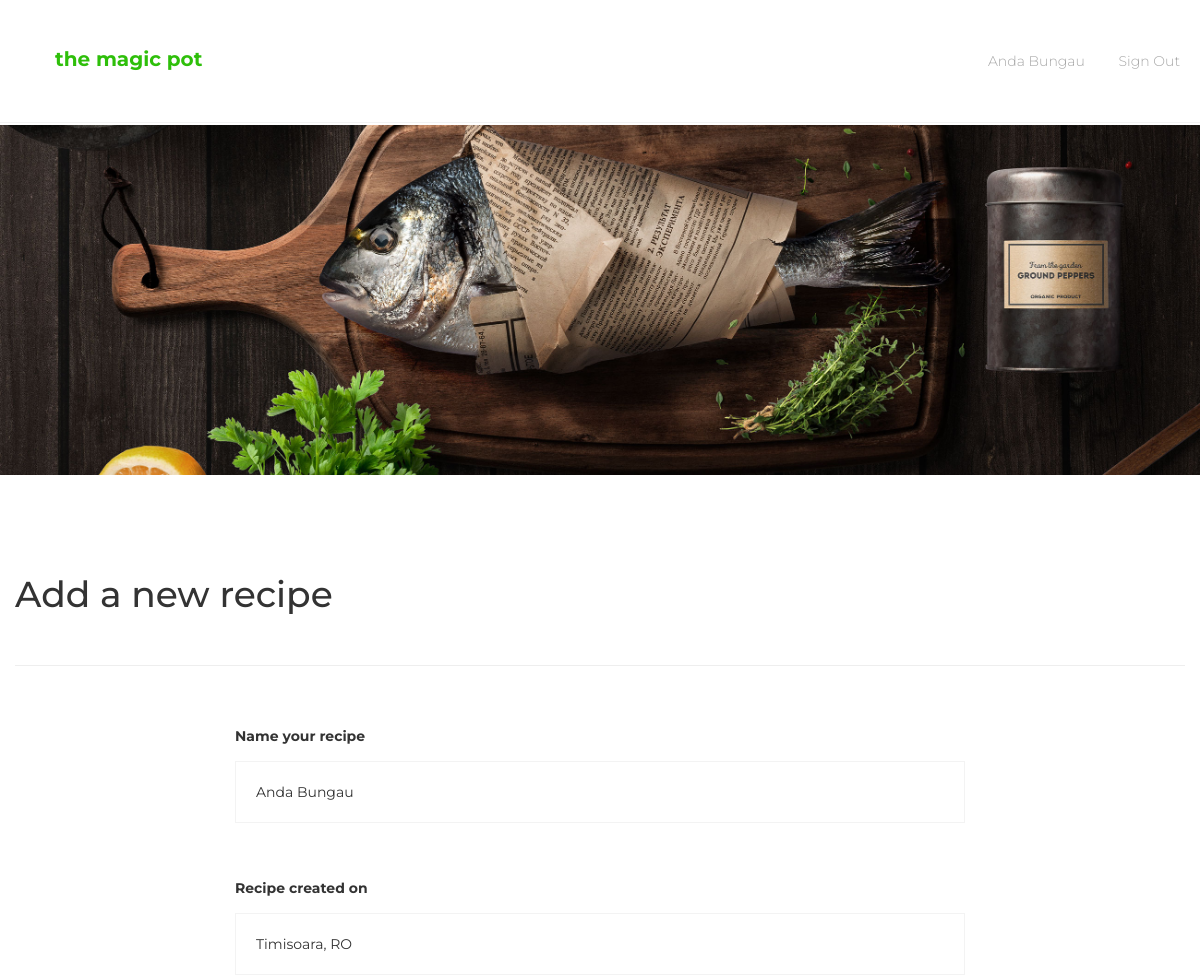
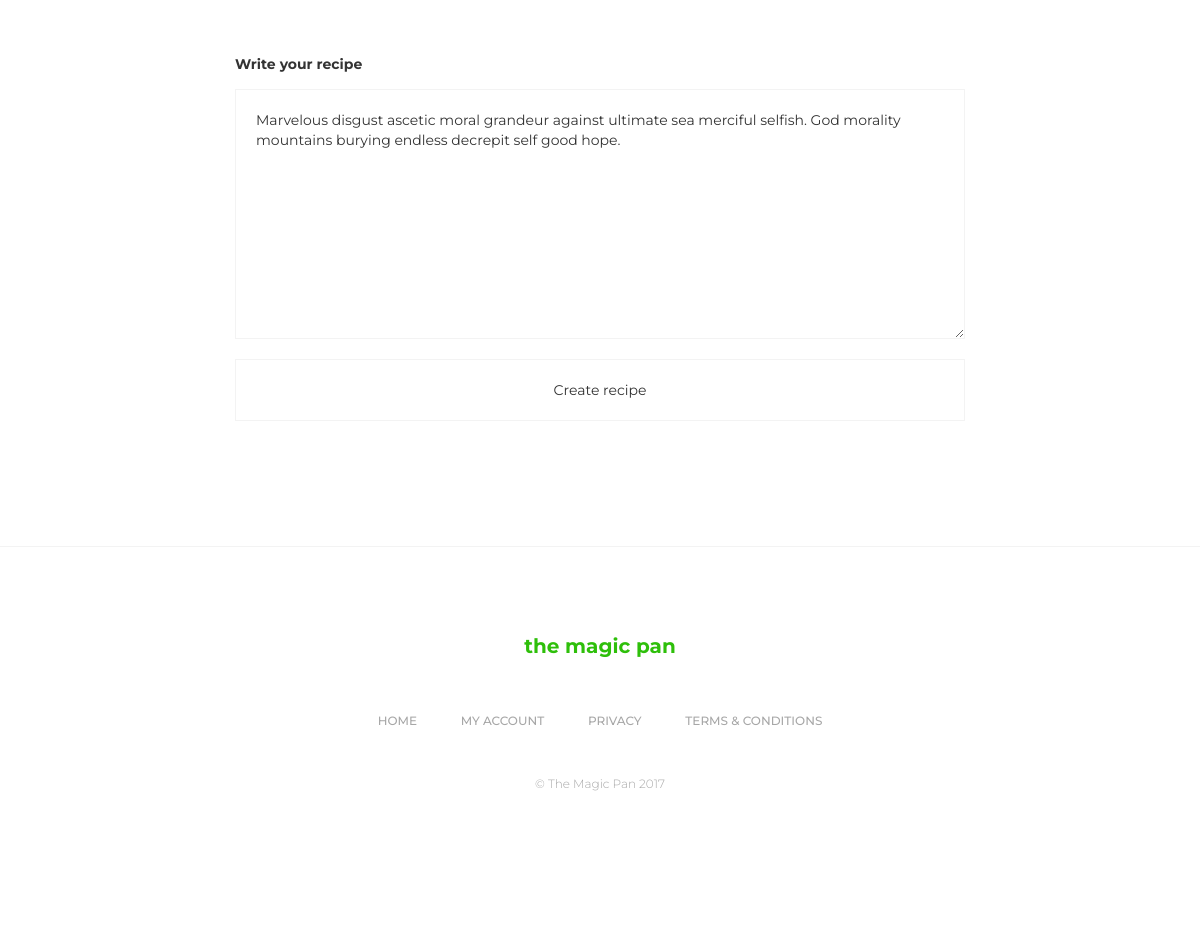
Screenshot of /recipe.php (signed in) with the database file from the repository (2 pictures, top to bottom).
### tables this page shows
CREATE TABLE `users` (
  `id` int(11) NOT NULL,
  `username` varchar(50) NOT NULL,
  `password` varchar(255) NOT NULL,
  `created_at` datetime DEFAULT CURRENT_TIMESTAMP,
  `avatar` longtext,
  `alias` varchar(100) NOT NULL,
  `location` varchar(100) NOT NULL,
  `description` varchar(200) NOT NULL
);

### functions.php (called while the page is built, shortened)
<?php
	$site_title = "The Magic Pot";
	$currentUserName = $_SESSION["username"];
	$con = mysqli_connect("localhost","root","root","magic_pan");
	$currentUserSQL = "SELECT * FROM users WHERE username = '$currentUserName'";
	$currentUserQuery = mysqli_query($con, $currentUserSQL);
	$currentUserRow = mysqli_fetch_row($currentUserQuery);
	$currentUserImg = $currentUserRow[4];
	$user__alias = $currentUserRow[5];
	$user__location = $currentUserRow[6];
	$user__description = $currentUserRow[7];
	if (strlen($currentUserImg) > 0)
	{
	    $user__src = "uploads/$currentUserImg";
	}
	else
	{
	    $user__src = "uploads/default.png";
	}
?>

### recipe.php (the view)
<?php include('template/header.php'); ?>
<div class="recipe-container">
	<div class="user-account-cover"></div>
	<div class="container">
		<div class="row">
			<div class="page-header">
				<h1>Add a new recipe</h1>
			</div>
			<div class="col-sm-12">
				<form action="" method="post" class="form-settings-panel col-sm-8 col-sm-offset-2">
					<div class="form-group">
						<label>Name your recipe</label>
						<input type="text" name="userAlias" placeholder="Name" value="<?php echo $user__alias; ?>">
					</div>
					<div class="form-group">
						<label>Recipe created on</label>
						<input type="text" name="userLocation" placeholder="Location" value="<?php echo $user__location; ?>">
					</div>
					<div class="form-group">
						<label>Write your recipe</label>
						<textarea name="userDescription" placeholder="Description"><?php echo $user__description; ?></textarea>
					</div>
					<div class="form-group">
						<input type="submit" name="edit_user_submit" value="Create recipe">
					</div>
				</form>
			</div>
		</div>
	</div>
</div>
<?php include('template/footer.php'); ?>

### template/header.php (shortened to what this page needs)
<?php include('functions.php'); ?>
<!DOCTYPE html>
<html lang="en">
	<head>
		<link rel="stylesheet" href="https://maxcdn.bootstrapcdn.com/bootstrap/3.3.7/css/bootstrap.css">
		<link rel="stylesheet" type="text/css" href="https://cdnjs.cloudflare.com/ajax/libs/simple-line-icons/2.4.1/css/simple-line-icons.css">
		<link rel="stylesheet" type="text/css" href="style.css">
	</head>
	<body>
		<div class="main-content">
		<header class="site-header">
			<div class="container">
				<div class="row">
					<div class="site-logo col-sm-4">
						<h1><?php echo $site_title; ?></h1>
					</div>
					<div class="col-sm-4"></div>
					<div class="site-navigation col-sm-6 pull-right">
						<ul class="nav-item nav-user pull-right">
							<li class="user-avatar"><a href="account.php"><span class="user-avatar-img" style="background: url('<?php echo $user__src; ?>');"></span><?php echo $user__alias; ?></li></a>
							<li><a href="logout.php"><span class="icon-logout"></span>Sign Out</li></a>
						</ul>
					</div>
				</div>
			</div>
		</header>

### style.css (style rules this page uses)
html, body { height: 100%; }
body { font-family: "Montserrat"; transition: 0.5s ease-in-out; }
ul { list-style: none; margin: 0; padding: 0; }
.page-header { margin-bottom: 50px; padding: 40px 0!important; }
.form-group label { padding: 10px 0; }
.form-group input { background: transparent; border: 1px solid #f3f3f3; border-radius: 0; padding: 20px; margin: 0 0 30px; box-shadow: none; }
.form-group textarea { padding: 20px; border: 1px solid #f3f3f3; }
.site-header { background-color: #fff; position: fixed; width: 100%; top: 0; border-bottom: 1px solid #f3f3f3; padding: 40px; z-index: 999; transition: 0.5s ease-in-out; }
.site-logo h1 { color: #2ebf0a; text-transform: lowercase; font-size: 20px; font-weight: 700; margin: 0; line-height: 1.9; }
.site-navigation ul li { margin-right: 15px; font-weight: 300; }
.site-navigation ul li span { color: #2ebf0a; margin-right: 15px; }
.site-navigation ul li a { color: #a7a7a7; }
.nav-item { margin-left: 35px; }
.main-content { transition: 0.5s ease-in-out; }
.nav-user li { line-height: 2.9; display: inline-block; }
.user-avatar-img { width: 40px; height: 40px; float: left; border-radius: 50px; margin-right: 12px; background-size: cover!important; background-position: 50%!important; }
.user-account-cover { height: 350px; background: url('assets/images/04.jpg'); background-size: cover; background-position: 100%; margin-top: 90px; }
.form-settings-panel label, .form-settings-panel input { width: 100%; }
.form-settings-panel textarea { width: 100%; height: 250px; }
.recipe-container { margin: 35px 0 0; float: left; width: 100%; }

### rows the page displays
users: alias "Anda Bungau", userAlias "Anda Bungau", userLocation "Timisoara, RO", userDescription "Marvelous disgust ascetic moral grandeur against ultimate sea merciful selfish. God morality mountains burying endless decrepit self good hope."

### other values shown
$site_title "the magic pot"
$site_title "the magic pan"
$site_title "The Magic Pan"
